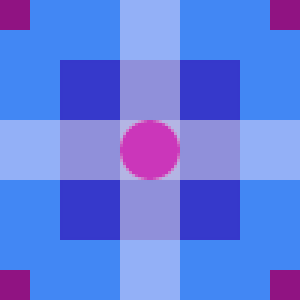
#> input picture tile.png, 100 x 100 px (shown 3 times larger)
$ python spiralize.py
#> lines starting #> are read from the running program, lines starting #| are printed output that depends on the picture
""" Spiral Tiling Function and Command Line utility

This file provides the function spiral_tiling() which allows you to create
spiralized tilings from an initial tile image. It was inspired by a paper
and talk by Craig S. Kaplan:

    Escher-Like Spirla Tilings
    https://isohedral.ca/escher-like-spiral-tilings/

You can also run the program from the command line to generate tilings

Author: Andrew Werth
"""

import matplotlib.pyplot as plt
import numpy as np
import argparse

def spiral_tiling(tile, a=3, b=5, xrange=(-30,30), yrange=(-30,30), size=(3000,3000), scale=1, func=np.log):
    """ Create a spiral tiling from an initial tile image

    Args:
        tile: An image stored in a numpy array
        a (int): The 'a' parameter, an integer used to determine part of the spiral
        b (int): The 'b' parameter, an integer used to determine part of the spiral
        xrange (int,int): A tuple specifying the range of the real (x) axis
        yrange (int,int): A tuple specifyingn the range of the imaginary (y) axis
        size (int,int): A tuple specifying the height and width of the final spiral image
        sclae (int): Used to scale the spiral
        file_loc (str): The file location of the spreadsheet

    Returns:
        ndarray: The spiralized image
    """

    two_pi = 2 * np.pi

    # Build up z to hold complex plane between xrange & yrange
    x = np.linspace(xrange[0], xrange[1], size[0])
    y = np.linspace(yrange[0], yrange[1], size[1])
    zm = np.meshgrid(x, y)
    z = zm[0] + zm[1] * 1j

    # Apply the function to the complex plane
    zinv = func(z)

    # Rotate to align vector a+bi so it lines up with imaginary axis
    # by multiplying by b+ai and scaling by the length
    zinv = zinv * (b + a * 1j)

    # Scale so that the imaginary axis lines up with tile size
    zinv = zinv * (tile.shape[0] * scale / two_pi)

    # Get the real and imaginary components & wrap into the tile
    xi = np.uint32(np.real(zinv) % tile.shape[1])
    yi = np.uint32(np.imag(zinv) % tile.shape[0])

    # Due to the way floats interact with modulo, need to clip
    xi = np.clip(xi, 0, tile.shape[1]-1)
    yi = np.clip(yi, 0, tile.shape[0]-1)

    # Build the final image by indexing into the tile
    img = tile[yi, xi]
    return img

def main():
    parser = argparse.ArgumentParser(prog='spiralize.py',
                                 description='Generate Escher-like spiral tiles')
    parser.add_argument('-o', '--outfile', default="", type=str,
                        help="File to save image to; show image on screen if not specified")
    parser.add_argument('-a', default=3, type=int,
                        help="Parameter 'a' for scaling/rotating spiral")
    parser.add_argument('-b', default=5, type=int,
                        help="Parameter 'b' for scaling/rotating spiral")
    parser.add_argument('-s', '--size', default=(3000,3000), nargs=2, type=int,
                        help="Size in pixels of final image, width height")
    parser.add_argument('--scale', default=20, type=int,
                        help="Scaling factor to adjust spiral fit in image size")
    parser.add_argument('-r', '--range', default=30, type=int,
                        help="Boundary of complex plane will be +/- range")
    parser.add_argument('-t', '--tile', default='tile.png', type=str,
                        help="The image used as a tile for spiraling")
    args = parser.parse_args()
    outfile = args.outfile
    a = args.a
    b = args.b
    size = args.size
    scale = args.scale
    zrange = args.range
    tilefile = args.tile

    tile = plt.imread(tilefile)
#> tile is the input picture: shape (100, 100, 4) float32; mean R, G, B, A 0.384, 0.485, 0.891, 1
    img = spiral_tiling(tile, a, b, xrange=(-zrange,zrange), yrange=(-zrange,zrange), size=size, scale=scale)
#> in spiral_tiling, `img = tile[yi, xi]`:
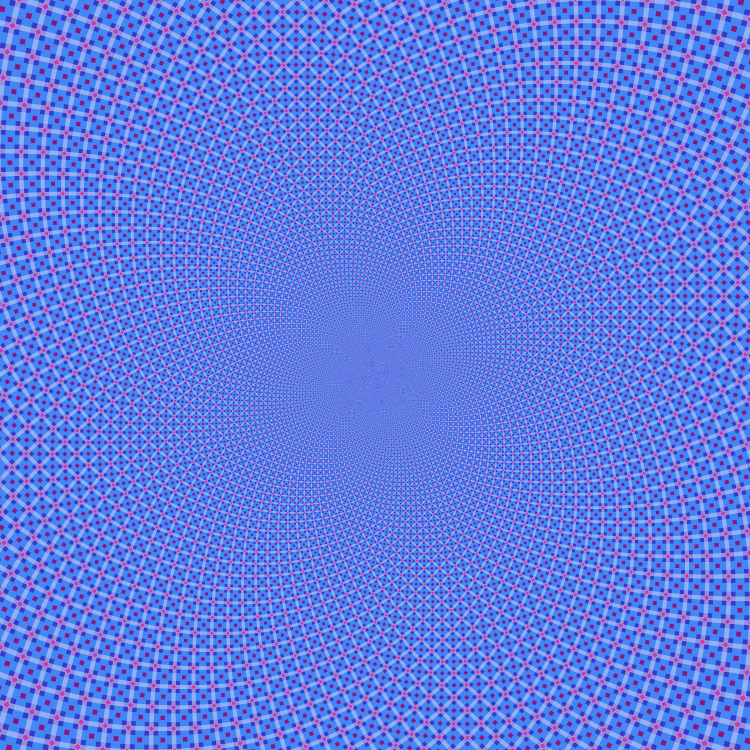
#> img: shape (3000, 3000, 4) float32 (shown at 1/4 size); mean R, G, B, A 0.379, 0.479, 0.929, 1

    if outfile:
        plt.imsave(outfile, img, cmap='gray')
    else:
        plt.figure(figsize=(8, 8))
        plt.imshow(img, cmap='gray')
        plt.axis('off')
        plt.tight_layout()
        plt.show()

if __name__ == "__main__":
    main()
